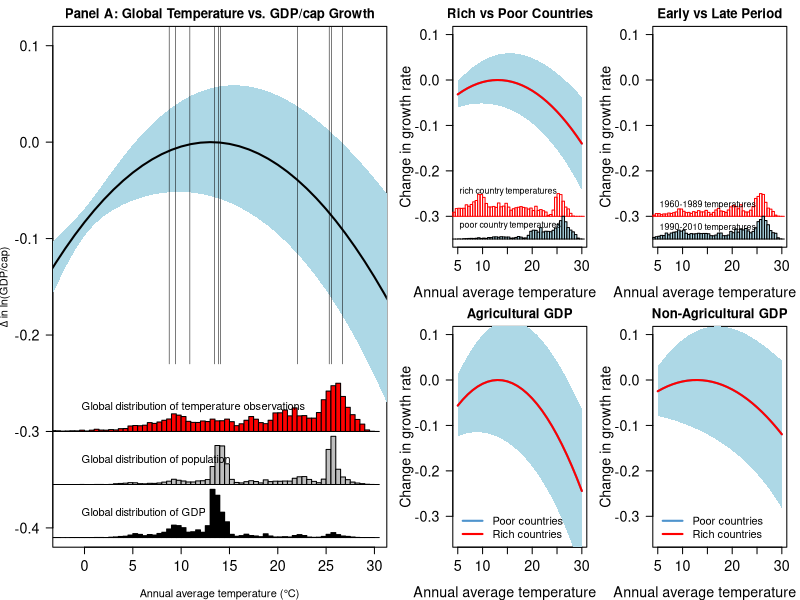

This figure's R source:
# SCRIPT TO MAKE FIGURE 2
# This file calls data created in GenerateFigure2Data.R

require(dplyr)

# For any spatial operations that maptools used to provide, use:
# require(sf)         # Modern replacement for spatial operations
# require(terra)      # For raster operations

"%&%" <- function(x, y) paste(x, y, sep = "")  # define a function for easy string pasting

# Create output directory if needed
dir.create("figures/MainFigs_Input", recursive = TRUE, showWarnings = FALSE)
pdf(file = "figures/MainFigs_Input/Figure2.pdf", width = 10, height = 5.5, useDingbats = FALSE)

mat <- matrix(c(1, 1, 2, 3, 1, 1, 4, 5), nrow = 2, byrow = TRUE)
layout(mat)
ax <- 1.5  # scaling for axes
par(mar = c(4, 4, 2, 1))

########################################################
#  Panel A
########################################################

resp <- read.csv("data/output/estimatedGlobalResponse.csv")
dta <- read.csv("data/output/mainDataset.csv")
smpl <- is.na(dta$growthWDI) == FALSE & is.na(dta$UDel_temp_popweight) == FALSE   # main estimation sample
coef <- read.csv("data/output/estimatedCoefficients.csv")

# center response at optimum
x <- resp$x
mx <- max(resp$estimate, na.rm = TRUE)
est <- resp$estimate - mx
min90 <- resp$min90 - mx
max90 <- resp$max90 - mx

# Remove any NA values to ensure consistent lengths
valid_idx <- !is.na(x) & !is.na(est) & !is.na(min90) & !is.na(max90)
x <- x[valid_idx]
est <- est[valid_idx]
min90 <- min90[valid_idx]
max90 <- max90[valid_idx]

ctys <- c('USA', 'CHN', 'DEU', 'JPN', 'IND', 'NGA', 'IDN', 'BRA', 'FRA', 'GBR')
ctt <- c('US', 'CHN', "GER", "JPN", 'IND', 'NGA', 'INDO', 'BRA', 'FRA', 'UK')

# initialize plot
plot(1, xlim = c(-2, 30), ylim = c(-0.4, 0.1), type = "n", las = 1, cex.axis = 1.3,
     xlab = "Annual average temperature (°C)", ylab = expression(Delta*" in ln(GDP/cap)"),
     main = "Panel A: Global Temperature vs. GDP/cap Growth")

# plot CI and main effect
polygon(c(x, rev(x)), c(min90, rev(max90)), col = "lightblue", border = NA)
lines(x, est, lwd = 2)

# add vertical average temperature lines for selected countries
for (j in 1:length(ctys)) {
  tt <- mean(dta$UDel_temp_popweight[dta$iso == ctys[j]], na.rm = TRUE)
  segments(tt, -0.23, tt, 0.15, lwd = 0.5)
}

# Add histograms at bottom
# first calculate percent of population and global gdp produced at each temperature bin, for our estimation sample
bins <- seq(-7, 30, 0.5)
histtemp <- dta$UDel_temp_popweight[smpl]
histpop <- dta$Pop[smpl]
histgdp <- dta$TotGDP[smpl]
pop <- gdp <- c()
for (j in 1:(length(bins) - 1)) {
  lo <- bins[j]
  hi <- bins[j + 1]
  pop <- c(pop, sum(histpop[histtemp >= lo & histtemp < hi]))
  gdp <- c(gdp, sum(histgdp[histtemp >= lo & histtemp < hi]))
}
pop <- pop / sum(pop)
gdp <- gdp / sum(gdp)

# parameters that set where histograms go
dis <- 0.055
base <- -0.3

# now make histograms
# temperature
zz <- hist(histtemp, plot = FALSE, breaks = bins)
cts <- zz$counts / max(zz$counts) * 0.05  # sets the height of the tallest bar to 0.05
rect(bins, base, bins + 0.5, base + cts, col = "red")
text(-1, base + 0.025, "Global distribution of temperature observations", pos = 4, cex = 1)
# population
cts <- pop / max(pop) * 0.05
rect(bins, base - dis * (1), bins + 0.5, base - dis * (1) + cts, col = "grey")
text(-1, base - dis * (1) + 0.025, "Global distribution of population", pos = 4, cex = 1)
# GDP
cts <- gdp / max(gdp) * 0.05
rect(bins, base - dis * (2), bins + 0.5, base - dis * (2) + cts, col = "black")
text(-1, base - dis * (2) + 0.025, "Global distribution of GDP", pos = 4, cex = 1)

########################################################
#  Panel B - Rich vs Poor Countries
########################################################
resp <- read.csv("data/output/EffectHeterogeneity.csv")
poor <- dta$GDPpctile_WDIppp < 50
rich <- dta$GDPpctile_WDIppp >= 50

resp <- resp[resp$x >= 5, ]  # dropping estimates below 5C, since so little poor country exposure down there
mods <- unique(as.character(resp$model))

m <- "growthWDI"
plot(1, xlim = c(5, 30), ylim = c(-0.35, 0.1), type = "n", las = 1, 
     cex.axis = 1.3, cex.lab = 1.3, ylab = "Change in growth rate", 
     xlab = "Annual average temperature (°C)",
     main = "Rich vs Poor Countries")

smp <- resp$model == m & resp$interact == 1  # poor countries
xx <- resp$x[smp]
mx <- max(resp$estimate[smp], na.rm = TRUE)
est <- resp$estimate[smp] - mx
min90 <- resp$min90[smp] - mx
max90 <- resp$max90[smp] - mx

# Remove NA values
valid_idx <- !is.na(xx) & !is.na(est) & !is.na(min90) & !is.na(max90)
xx <- xx[valid_idx]
est <- est[valid_idx]
min90 <- min90[valid_idx]
max90 <- max90[valid_idx]

polygon(c(xx, rev(xx)), c(min90, rev(max90)), col = "lightblue", border = NA)
lines(xx, est, lwd = 2, col = "steelblue3")

# now add rich countries
smp <- resp$model == m & resp$interact == 0  # rich countries
xx <- resp$x[smp]
mx <- max(resp$estimate[smp], na.rm = TRUE)
est <- resp$estimate[smp] - mx

# Remove NA values
valid_idx <- !is.na(xx) & !is.na(est)
xx <- xx[valid_idx]
est <- est[valid_idx]

lines(xx, est, lwd = 2, col = "red")

# now add histograms of temperature exposures at the base
bins <- seq(-7, 30, 0.5)
poortemp <- dta$UDel_temp_popweight[smpl == TRUE & poor == TRUE]
richtemp <- dta$UDel_temp_popweight[smpl == TRUE & rich == TRUE]
base <- -0.3
zz <- hist(richtemp, plot = FALSE, breaks = bins)
cts <- zz$counts / max(zz$counts) * 0.05  # sets the height of the tallest bar to 0.05
rect(bins, base, bins + 0.5, base + cts, border = "red", col = NA)
text(4, base + 0.055, "rich country temperatures", pos = 4, cex = 0.8)
base <- -0.35
zz1 <- hist(poortemp, plot = FALSE, breaks = bins)
cts <- zz1$counts / max(zz1$counts) * 0.05
rect(bins, base, bins + 0.5, base + cts, col = "lightblue")
text(4, base + 0.03, "poor country temperatures", pos = 4, cex = 0.8)



########################################################
#  Panel C - Early vs Late Period
########################################################
resp <- read.csv("data/output/EffectHeterogeneityOverTime.csv")
early <- dta$year < 1990

smp <- resp$interact == 1  # early period
xx <- resp$x[smp]
mx <- max(resp$estimate[smp], na.rm = TRUE)
est <- resp$estimate[smp] - mx	
min90 <- resp$min90[smp] - mx
max90 <- resp$max90[smp] - mx

# Remove NA values
valid_idx <- !is.na(xx) & !is.na(est) & !is.na(min90) & !is.na(max90)
xx <- xx[valid_idx]
est <- est[valid_idx]
min90 <- min90[valid_idx]
max90 <- max90[valid_idx]

plot(1, xlim = c(5, 30), ylim = c(-0.35, 0.1), type = "n", las = 1, 
     cex.axis = 1.3, cex.lab = 1.3, ylab = "Change in growth rate", 
     xlab = "Annual average temperature (°C)",
     main = "Early vs Late Period")

polygon(c(xx, rev(xx)), c(min90, rev(max90)), col = "lightblue", border = NA)
lines(xx, est, lwd = 2, col = "steelblue3")

# now add point estimate for later period
smp <- resp$interact == 0  # later period
xx <- resp$x[smp]
mx <- max(resp$estimate[smp], na.rm = TRUE)
est <- resp$estimate[smp] - mx

# Remove NA values
valid_idx <- !is.na(xx) & !is.na(est)
xx <- xx[valid_idx]
est <- est[valid_idx]

lines(xx, est, lwd = 2, col = "red")

# now add histograms of temperature exposures at the base
bins <- seq(-7, 30, 0.5)
earlytemp <- dta$UDel_temp_popweight[smpl == TRUE & early == TRUE]
latetemp <- dta$UDel_temp_popweight[smpl == TRUE & early == FALSE]
base <- -0.3
zz <- hist(earlytemp, plot = FALSE, breaks = bins)
cts <- zz$counts / max(zz$counts) * 0.05  # sets the height of the tallest bar to 0.05
rect(bins, base, bins + 0.5, base + cts, border = "red", col = NA)
text(4, base + 0.025, "1960-1989 temperatures", pos = 4, cex = 0.8)
base <- -0.35
zz1 <- hist(latetemp, plot = FALSE, breaks = bins)
cts <- zz1$counts / max(zz1$counts) * 0.05
rect(bins, base, bins + 0.5, base + cts, col = "lightblue")
text(4, base + 0.025, "1990-2010 temperatures", pos = 4, cex = 0.8)


########################################################
#  Panels D, E - Agricultural vs Non-Agricultural GDP
########################################################

resp <- read.csv("data/output/EffectHeterogeneity.csv")
poor <- dta$GDPpctile_WDIppp < 50
rich <- dta$GDPpctile_WDIppp >= 50
resp <- resp[resp$x >= 5, ]  # dropping estimates below 5C, because so little poor country exposure there
mods <- unique(as.character(resp$model))
toplot <- c("AgrGDPgrowthCap", "NonAgrGDPgrowthCap")
panel_titles <- c("Agricultural GDP", "Non-Agricultural GDP")

for (i in 1:length(toplot)) {
  m <- toplot[i]
  plot(1, xlim = c(5, 30), ylim = c(-0.35, 0.1), type = "n", las = 1, 
       cex.axis = 1.3, cex.lab = 1.3, ylab = "Change in growth rate", 
       xlab = "Annual average temperature (°C)",
       main = panel_titles[i])
  
  smp <- resp$model == m & resp$interact == 1  # poor countries
  xx <- resp$x[smp]
  mx <- max(resp$estimate[smp], na.rm = TRUE)
  est <- resp$estimate[smp] - mx  
  min90 <- resp$min90[smp] - mx
  max90 <- resp$max90[smp] - mx
  
  # Remove NA values
  valid_idx <- !is.na(xx) & !is.na(est) & !is.na(min90) & !is.na(max90)
  xx <- xx[valid_idx]
  est <- est[valid_idx]
  min90 <- min90[valid_idx]
  max90 <- max90[valid_idx]
  
  polygon(c(xx, rev(xx)), c(min90, rev(max90)), col = "lightblue", border = NA)
  lines(xx, est, lwd = 2, col = "steelblue3")
  
  # now add rich countries
  smp <- resp$model == m & resp$interact == 0  # rich countries
  xx <- resp$x[smp]
  mx <- max(resp$estimate[smp], na.rm = TRUE)
  est <- resp$estimate[smp] - mx
  
  # Remove NA values
  valid_idx <- !is.na(xx) & !is.na(est)
  xx <- xx[valid_idx]
  est <- est[valid_idx]
  
  lines(xx, est, lwd = 2, col = "red")
  
  legend("bottomleft", legend = c("Poor countries", "Rich countries"), 
         col = c("steelblue3", "red"), lwd = 2, bty = "n")
}

dev.off()

cat("Figure 2 saved to figures/MainFigs_Input/Figure2.pdf\n")